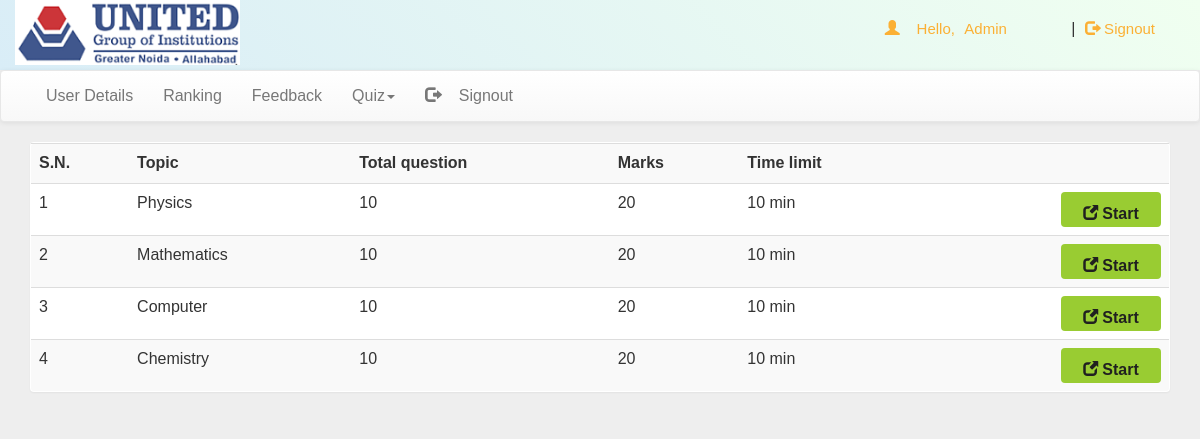
/admin/exam/dash.php (signed in), run on the app's committed database.
### tables this page shows
CREATE TABLE `quiz` (
  `eid` text NOT NULL,
  `title` varchar(100) NOT NULL,
  `sahi` int(11) NOT NULL,
  `wrong` int(11) NOT NULL,
  `total` int(11) NOT NULL,
  `time` bigint(20) NOT NULL,
  `intro` text NOT NULL,
  `tag` varchar(100) NOT NULL,
  `date` timestamp NOT NULL DEFAULT CURRENT_TIMESTAMP ON UPDATE CURRENT_TIMESTAMP
);

### admin/exam/dash.php (the view, shortened to what this page needs)
<!DOCTYPE html PUBLIC "-//W3C//DTD XHTML 1.0 Transitional//EN" "http://www.w3.org/TR/xhtml1/DTD/xhtml1-transitional.dtd">
<html xmlns="http://www.w3.org/1999/xhtml">
<head>
<link  rel="stylesheet" href="css/bootstrap.min.css"/>
 <link  rel="stylesheet" href="css/bootstrap-theme.min.css"/>
 <link  rel="stylesheet" href="css/font.css">
   <link rel="stylesheet" href="css/style.css">
</head>
<body  style="background:#eee;">
<div class="header">
<div class="row">
<div class="col-lg-6">
<span class="logo">
  <a href="../index.php"><img src="image/primarylogo.png" style="height: 65px"></a>
</span></div>
<?php
 include_once 'dbConnection.php';
$email=$_SESSION['email'];
  if(!(isset($_SESSION['email']))){
header("location:index.php");
}
else
{
$name = "Admin";;
echo '<span class="pull-right top title1" ><span class="log1"><span class="glyphicon glyphicon-user" aria-hidden="true"></span>&nbsp;&nbsp;&nbsp;&nbsp;Hello,</span> <a href="dash.php?q=1" class="log log1">'.$name.'</a>&nbsp;|&nbsp;<a href="logout.php?q=index.php" class="log"><span class="glyphicon glyphicon-log-out" aria-hidden="true"></span>&nbsp;Signout</button></a></span>';
}?>
</div></div>
<nav class="navbar navbar-default title1">
  <div class="container-fluid">
    <div class="collapse navbar-collapse" id="bs-example-navbar-collapse-1">
      <ul class="nav navbar-nav">
        <li <?php if(@$_GET['q']==1) echo'class="active"'; ?>><a href="dash.php?q=1">User Details</a></li>
		<li <?php if(@$_GET['q']==2) echo'class="active"'; ?>><a href="dash.php?q=2">Ranking</a></li>
		<li <?php if(@$_GET['q']==3) echo'class="active"'; ?>><a href="dash.php?q=3">Feedback</a></li>
        <li class="dropdown <?php if(@$_GET['q']==4 || @$_GET['q']==5) echo'active"'; ?>">
          <a href="#" class="dropdown-toggle" data-toggle="dropdown" role="button" aria-haspopup="true" aria-expanded="false">Quiz<span class="caret"></span></a>
        </li><li class="pull-right"> <a href="logout.php?q=index.php"><span class="glyphicon glyphicon-log-out" aria-hidden="true"></span>&nbsp;&nbsp;&nbsp;&nbsp;Signout</a></li>
      </ul>
          </div>
  </div>
</nav>
<div class="container">
<div class="row">
<div class="col-md-12">
<?php if(@$_GET['q']==0) {
$result = mysqli_query($con,"SELECT * FROM quiz ORDER BY date DESC") or die('Error');
echo  '<div class="panel"><div class="table-responsive"><table class="table table-striped title1">
<tr><td><b>S.N.</b></td><td><b>Topic</b></td><td><b>Total question</b></td><td><b>Marks</b></td><td><b>Time limit</b></td><td></td></tr>';
$c=1;
while($row = mysqli_fetch_array($result)) {
	$title = $row['title'];
	$total = $row['total'];
	$sahi = $row['sahi'];
    $time = $row['time'];
	$eid = $row['eid'];
$q12=mysqli_query($con,"SELECT score FROM history WHERE eid='$eid' AND email='$email'" )or die('Error98');
$rowcount=mysqli_num_rows($q12);
if($rowcount == 0){
	echo '<tr><td>'.$c++.'</td><td>'.$title.'</td><td>'.$total.'</td><td>'.$sahi*$total.'</td><td>'.$time.'&nbsp;min</td>
	<td><b><a href="account.php?q=quiz&step=2&eid='.$eid.'&n=1&t='.$total.'" class="pull-right btn sub1" style="margin:0px;background:#99cc32"><span class="glyphicon glyphicon-new-window" aria-hidden="true"></span>&nbsp;<span class="title1"><b>Start</b></span></a></b></td></tr>';
}
}
echo '</table></div></div>';
}
  ?>
</div>
</div></div>
</body>
</html>

### admin/exam/css/style.css (style rules this page uses)
body { overflow-x:hidden; width:100%; font: 15px "Century Gothic", "Times Roman", sans-serif; background:#eee; min-height:550px; background-attachment:fixed; }
.header { background: linear-gradient(45deg, #d9edf7, transparent),honeydew; height:70px; }
.logo { font-family:'typo'; font-size:35px; color:#ffbb33; margin:15px; }
.title1 { font: 16px "Century Gothic", "Times Roman", sans-serif; }
.sub1 { width:90px; color:#202020; background:orange; font-size:15px; height:35px; margin:20px; padding:10px; width:100px; }
.top { margin-top:20px; }
.log1 { font: 15px 'Ubuntu', sans-serif; color:#fbb034; margin-left:10px; }
.log { margin:10px; margin-right:60px; margin-left:5px; color:#fbb034; text-decoration:none; font-size:20px; font-size:15px; }

### data on the page
quiz: title "Physics", total "10", $sahi*$total "20", time "10"
quiz: title "Mathematics", total "10", $sahi*$total "20", time "10"
quiz: title "Computer", total "10", $sahi*$total "20", time "10"
quiz: title "Chemistry", total "10", $sahi*$total "20", time "10"

### other printed values
$name "Admin"
